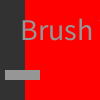
Frame 1 (no input)
Frame 60 (the mouse pressed at the canvas centre just before this capture): identical to frame 1, image omitted
Frame 120 (the mouse held since frame 60 and released just before this capture): identical to frame 1, image omitted

The Processing sketch that drew this single still picture (run headless with seeded random() and noise(); from frame 60 on, the mouse is pressed at the canvas centre):

// Processing sketch: Android_app
// ── Android_app.pde
IntList[] xs;
IntList[] ys;
FloatList wids;
float wid = 30;
float[] col = {0, 255, 255};
float[] bg = {0, 255, 255};
FloatList[] cols;
ArrayList<Drawing> drawings;
String name;
Drawing cdrawing;
int current = -1;
int cedit = 0;
void sav() {
  drawings.add(cdrawing);
  for (int i = 0; i < 1000; i++) {
    while (xs[i].size() > 0) {
      xs[i].remove(0);
      ys[i].remove(0);
    }
  }
  for (int i = 0; i < 3; i++) {
    while (cols[i].size() > 0) {
      cols[i].remove(0);
    }
  }
  col[0] = 0;
  col[1] = 255;
  col[2] = 255;
  bg = col;
  while (wids.size() > 0) {
    wids.remove(0);
  }
  wid = 30;
  current = -1;
  cedit = 0;
  name = "Untitled";
}
void setup() {
  name = "Untitled";
  drawings = new ArrayList();
  cdrawing = new Drawing();
  drawings.add(cdrawing);
  wids = new FloatList();
  cols = new FloatList[3];
  xs = new IntList[1000];
  ys = new IntList[1000];
  cols[0] = new FloatList();
  cols[1] = new FloatList();
  cols[2] = new FloatList();
  colorMode(HSB);
  orientation(LANDSCAPE);
  //switch these (above and below) for android mode.
  //size(1440,810);
}
void draw() {
  cdrawing.def(xs, ys, wids, cols, bg, current, name);
  cdrawing.dra(0, 0, width, height);
  if (cedit == -1) {
    xs[current].append(mouseX);
    ys[current].append(mouseY);
  }
  fill(255);
  fill(50);
  noStroke();
  rect(0, 0, width/4, height);
  fill(150);
  textSize(30);
  text("Brush Width:", 20, 40);
  text("Background:", 20, 340);
  text("Brush:", 20, 140);
  text(name, 20, 650);
  fill(150);
  rect(40, 70, width/4-60, 10);
  fill(100);
  rect((wid*3)+30, 50, 20, 50);
  if (cedit == 1 && mouseX > 30 && mouseX < width/4-30) {
    wid = (mouseX - 30)/3;
  }
  fill(150);
  rect(40, 170, width/4-60, 10);
  fill(100);
  rect((col[0]/1.8*2)+30, 150, 20, 50);
  if (cedit == 2 && mouseX > 30 && mouseX < width/4-30) {
    col[0] = (mouseX - 30)*1.8/2;
  }
  fill(150);
  rect(40, 220, width/4-60, 10);
  fill(100);
  rect((col[1]/1.8*2)+30, 200, 20, 50);
  if (cedit == 3 && mouseX > 30 && mouseX < width/4-30) {
    col[1] = (mouseX - 30)*1.8/2;
  }
  fill(150);
  rect(40, 270, width/4-60, 10);
  fill(100);
  rect((col[2]/1.8*2)+30, 250, 20, 50);
  if (cedit == 4 && mouseX > 30 && mouseX < width/4-30) {
    col[2] = (mouseX - 30)*1.8/2;
  }
  fill(150);
  rect(40, 370, width/4-60, 10);
  fill(100);
  rect((bg[0]/1.8*2)+30, 350, 20, 50);
  if (cedit == 5 && mouseX > 30 && mouseX < width/4-30) {
    bg[0] = (mouseX - 30)*1.8/2;
  }
  fill(150);
  rect(40, 420, width/4-60, 10);
  fill(100);
  rect((bg[1]/1.8*2)+30, 400, 20, 50);
  if (cedit == 6 && mouseX > 30 && mouseX < width/4-30) {
    bg[1] = (mouseX - 30)*1.8/2;
  }
  fill(150);
  rect(40, 470, width/4-60, 10);
  fill(100);
  rect((bg[2]/1.8*2)+30, 450, 20, 50);
  if (cedit == 7 && mouseX > 30 && mouseX < width/4-30) {
    bg[2] = (mouseX - 30)*1.8/2;
  }
  stroke(col[0], col[1], col[2]);
  strokeWeight(wid);
  point(3*width/16, 125);
}
void mousePressed() {
  if (cedit == 8) {
    cedit = 0;
  }
  if (mouseX > width/4) {
    current += 1;
    xs[current] = new IntList();
    ys[current] = new IntList();
    wids.append(wid);
    cols[0].append(col[0]);
    cols[1].append(col[1]);
    cols[2].append(col[2]);
    cedit = -1;
  } else if (mouseY < 100 && mouseY > 50) {
    cedit = 1;
  } else if (mouseY < 200 && mouseY > 150) {
    cedit = 2;
  } else if (mouseY < 250 && mouseY > 200) {
    cedit = 3;
  } else if (mouseY < 300 && mouseY > 250) {
    cedit = 4;
  } else if (mouseY < 400 && mouseY > 350) {
    cedit = 5;
  } else if (mouseY < 450 && mouseY > 400) {
    cedit = 6;
  } else if (mouseY < 500 && mouseY > 450) {
    cedit = 7;
  } else if (mouseY < 700 && mouseY > 650) {
    cedit = 8;
    name = "";
  }
}

void mouseReleased() {
  if (cedit < 8) {
    cedit = 0;
  }
}
void keyPressed() {
  if (cedit == 8) {
    if ((key >= 'A' && key <= 'z') || key == ' ') {
      name = name+key;
    }
    if (key == 8 && name.length() > 0) {
      name = name.substring(0, name.length()-1);
    }
  }
}
// ── drawing_class.pde
class Drawing{
  IntList[] xs;
  IntList[] ys;
  FloatList wids;
  FloatList[] cols;
  float[] bg;
  int current;
  String name;
  void def(IntList[] xsi,IntList[] ysi,FloatList widsi,FloatList[] colsi,float[] bgi, int currenti, String namei){
    this.xs = xsi;
    this.ys = ysi;
    this.wids = widsi;
    this.cols = colsi;
    this.bg = bgi;
    this.current = currenti;
    this.name = namei;
  }
  void dra(float x, float y, float w,float h){
    noStroke();
    fill(this.bg[0],this.bg[1],this.bg[2]);
    rect(x,y,w,h);
    for(int i = 0; i < this.current+1; i++){
      for(int j = 1; j < this.xs[i].size(); j++){
        stroke(this.cols[0].get(i),this.cols[1].get(i),this.cols[2].get(i));
        strokeWeight(this.wids.get(i));
        line(this.xs[i].get(j-1)*w/width+x,this.ys[i].get(j-1)*h/height+y,this.xs[i].get(j)*w/width+x,this.ys[i].get(j)*h/height+y);
      }
    }
  }
}
